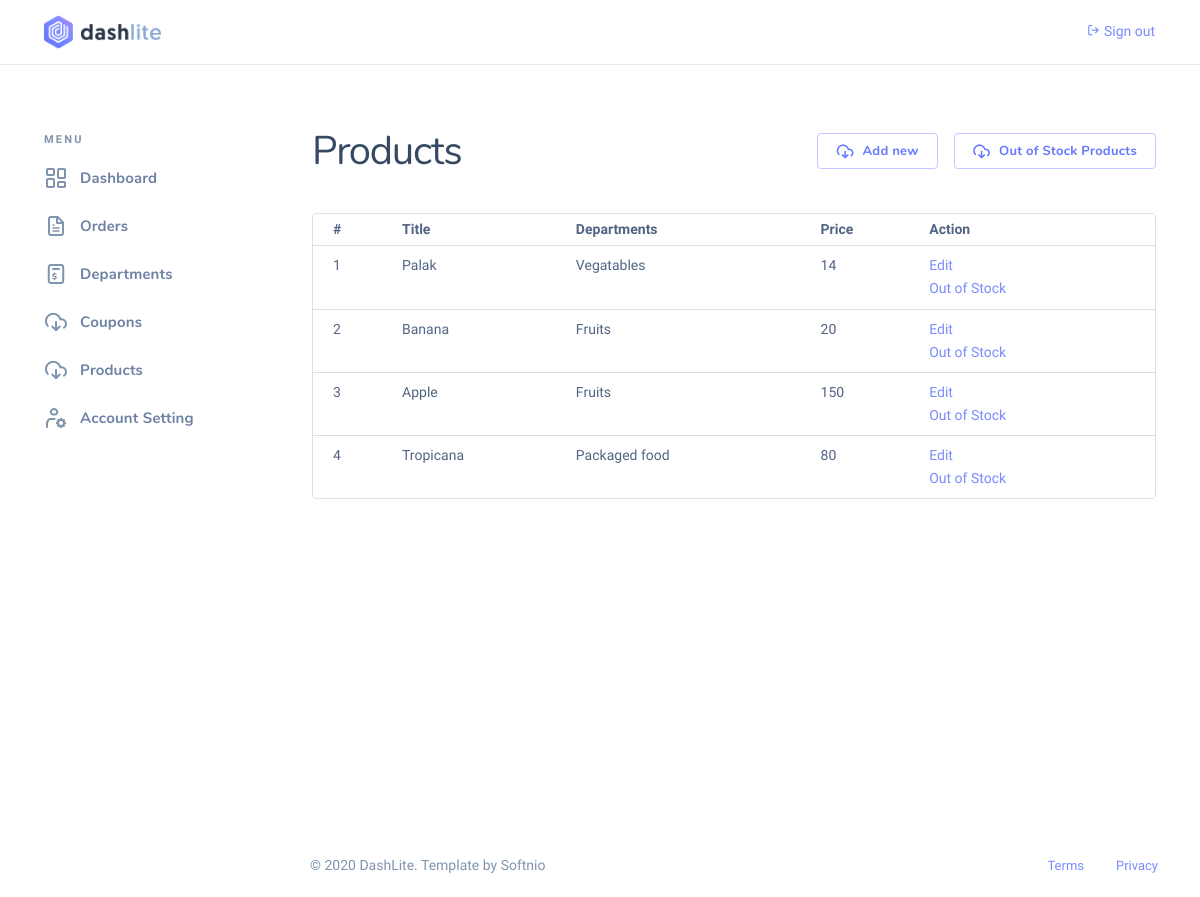
Screenshot of /auth/admin/products.php with the database file from the repository.
### tables this page shows
CREATE TABLE `products` (
  `id` int(11) NOT NULL,
  `title` varchar(255) NOT NULL,
  `weight` double NOT NULL,
  `price` double NOT NULL,
  `deptid` int(11) NOT NULL,
  `description` text NOT NULL,
  `fileid` int(11) NOT NULL,
  `out_stock` tinyint(1) NOT NULL
);

CREATE TABLE `departments` (
  `id` int(11) NOT NULL,
  `title` varchar(255) NOT NULL
);

### core/Database.php (called while the page is built, shortened)
<?php
    class Database {
        private $connection;
        public function set_connection(){
            $this->connection = mysqli_connect(DB_HOST, DB_USER, DB_PASSWORD, DB_DATABASE);
        }
        public function query($query){
            $result = mysqli_query($this->connection, $query);
            if($result){
                return $result;
            }
            return false;
        }
    }

### core/Crud.php (called while the page is built, shortened)
<?php
    class Crud {
        public static function read($query) {
            global $database;
            $result = $database->query($query);
            if ($result) {
                $array = array();
                while ($row = mysqli_fetch_assoc($result)) {
                    $array[] = $row;
                }
                return $array;
            }
            return false;
        }
    }

### auth/admin/products/read.php (called while the page is built, shortened)
<?php
    $path = 'auth/admin/products/';
    if(isset($_GET['out_stock'])){
        $option = 'Mark as availabel';
        $path = $path . 'mark_available.php';
        $results = addSrNo(Crud::read("SELECT products.id, products.title as t1, departments.title as t2, price from products, departments WHERE products.deptid = departments.id AND products.out_stock = 1"), true);
    }else{
        $results = addSrNo(Crud::read("SELECT products.id, products.title as t1, departments.title as t2, price from products, departments WHERE products.deptid = departments.id AND products.out_stock = -1"), true);
    }

### core/Crypter.php (called while the page is built, shortened)
<?php
    class Cryptor{
        protected $method = 'aes-128-ctr';
        private $key;
        protected function iv_bytes(){
            return openssl_cipher_iv_length($this->method);
        }
        public function __construct($key = FALSE, $method = FALSE){
            if(ctype_print($key)) {
                $this->key = openssl_digest($key, 'SHA256', TRUE);
            } else {
                $this->key = $key;
            }
        }
        public function encrypt($data){
            $iv = openssl_random_pseudo_bytes($this->iv_bytes());
            return bin2hex($iv) . openssl_encrypt($data, $this->method, $this->key, 0, $iv);
        }
    }
    $cryptor = new Cryptor(ENCRYPTION_KEY);

### components/ui.php (the view, shortened to what this page needs)
<?php
    function displayRecord( $array, $table_fields, $options = array() ){
        $output = '';
        global $cryptor;
        if( is_array($array) ){
            foreach ( $array as $key ){
                $output .= "<tr>";
                for( $i=0; $i<sizeof($table_fields); $i++ ){
                    $attr = $table_fields[$i];
                    $keyAttr = $key[$attr];
                    if(is_array($keyAttr)){
                        $output .= "<td>";
                        $output .= implode(", ", $keyAttr);
                        $output .= "</td>";
                    }else{
                        $output .= "<td>{$keyAttr}</td>";
                    }
                    if( is_array($options) ){
                        if($i==sizeof($table_fields)-1){
                            $output .= "<td>";
                            foreach ($options as $option){
                                $output .= "<a class='".$option['class']."' href='".SERVER_ROOT.$option['path']."?id=".$cryptor->encrypt($key['id'])."'>{$option['option']}</a>";
                            }
                            $output .= "</td>";
                            $i++;
                        }
                    }
                }
                $output .= "</tr>";
            }
        }else{
            $output .= "<p class='No record found'></p>";
        }
        return $output;
    }

### rows the page displays
products: keyAttr "1", title "Palak", deptid.title "Vegatables", price "14", option "Edit", option "Out of Stock"
products: keyAttr "2", title "Banana", deptid.title "Fruits", price "20", option "Edit", option "Out of Stock"
products: keyAttr "3", title "Apple", deptid.title "Fruits", price "150", option "Edit", option "Out of Stock"
products: keyAttr "4", title "Tropicana", deptid.title "Packaged food", price "80", option "Edit", option "Out of Stock"
